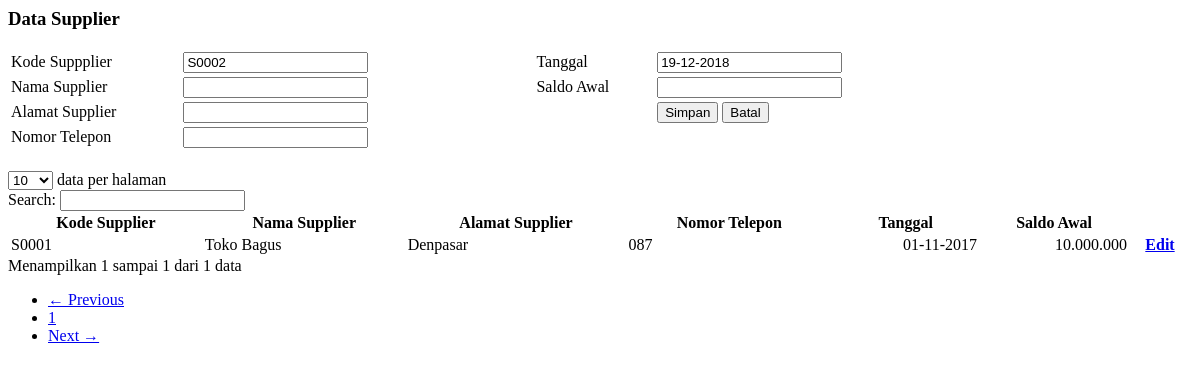
/pages/data_supplier.php, run on an earlier commit of the app's database.
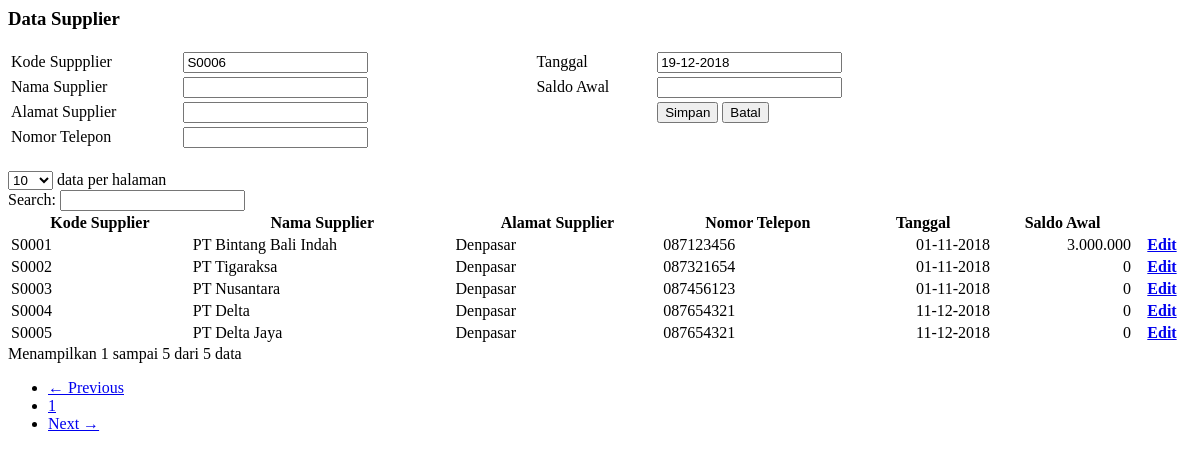
And on a later commit of the database.
### tables this page shows
CREATE TABLE `tabel_supplier` (
  `id_supplier` int(11) NOT NULL AUTO_INCREMENT,
  `kode_supplier` varchar(5) DEFAULT NULL,
  `nama_supplier` varchar(200) DEFAULT NULL,
  `alamat_supplier` text,
  `telepon_supplier` varchar(15) DEFAULT NULL,
  `tanggal` varchar(10) DEFAULT NULL,
  `saldo_awal` double DEFAULT NULL,
  PRIMARY KEY (`id_supplier`)
);

### pages/data_supplier.php (the view, shortened to what this page needs)
<?php
require "koneksi.php";
$querykode=mysqli_query($con,"select * from tabel_supplier order by id_supplier desc limit 1");
$datakode=mysqli_fetch_array($querykode);
if (mysqli_num_rows($querykode) > 0)
{
	$kodemak=(int) substr($datakode[kode_supplier], 2, 4);
	$kodemak++;
	$kodesp = S . sprintf("%04s", $kodemak);
}
else
{
	$kodesp = "S0001";
}
if ($_GET[id])
{
	$cekdata=mysqli_query($con,"select * from tabel_supplier where id_supplier='$_GET[id]'");
	$dataada=mysqli_fetch_array($cekdata);
	$kdsp = $dataada[kode_supplier];
	$cekdataj=mysqli_query($con,"select * from tabel_jurnal where referensi='$kdsp' and keterangan='Saldo Awal'");
	$dataadaj=mysqli_fetch_array($cekdataj);
	$kdspj = $dataadaj[id_jurnal];
	$tgl=date("d-m-Y", strtotime($dataada[tanggal]));
}
else {
	$kdsp=$kodesp;
	$tgl=date("d-m-Y");
}
?>
<link href="dist/css/jquery-ui.css" rel="stylesheet" type="text/css" />
<div class="box" style="min-height: 450px;">
    <div class="box-header">
      <h3 class="box-title">Data Supplier</h3>
    </div>
    <div class="box-body">
		<form id="simpanvac" name="simpanvac" method="post" action="?page=data_supplier" data-toggle="validator" role="form">
		<table width="80%" border="0">
		  <tr>
		    <td>Kode Suppplier</td>
		    <td><input type="text" name="kdsp" id="kdsp" value="<?php echo $kdsp;?>" readonly="readonly" class="form-control" /></td>
			<td width="50"></td>
		    <td>Tanggal</td>
		    <td>
				<input type="text" name="tglsp" id="tglsp" value="<?php echo $tgl;?>" class="form-control" required />
			</td>
		  </tr>
		  <tr>
		    <td>Nama Supplier</td>
		    <td><input type="text" name="nmsp" id="nmsp" value="<?php echo $dataada[nama_supplier];?>" class="form-control" required  /></td>
			<td></td>
		    <td>Saldo Awal</td>
		    <td>
				<input type="text" name="sasp" id="sasp" class="form-control" value="<?php echo $dataada[saldo_awal];?>" onkeydown="return numbersonly(this, event);" onkeyup="javascript:tandaPemisahTitik(this);" onkeypress="javascript:tandaPemisahTitik(this);"  /></td>
		  </tr>
		  <tr>
		    <td>Alamat Supplier</td>
		    <td><input type="text" name="almsp" id="almsp" class="form-control" value="<?php echo $dataada[alamat_supplier];?>" class="form-control" /></td>
		    <td></td>
			<td>&nbsp;</td>
		    <td>
		    	<input type="submit" name="simpan" class="btn btn-sm btn-primary" value="Simpan">
			    <a href="?page=data_supplier"><input type="button" name="batal" class="btn btn-sm btn-primary" value="Batal"></a>
		  </tr>
		  <tr>
		    <td>Nomor Telepon</td>
		    <td><input type="text" name="telpsp" id="telpsp" class="form-control" value="<?php echo $dataada[telepon_supplier];?>" class="form-control" required   /></td>
		    <td></td>
			<td>&nbsp;</td>
		    <td>&nbsp;</td>
		  </tr>
		</table>
	</form>
		<div style="margin-top: 20px;">
		<table width="100%" class="table table-bordered" id="tabel">
		<thead>
		  <tr>
		    <th>Kode Supplier</th>
		    <th>Nama Supplier</th>
			<th>Alamat Supplier</th>
			<th>Nomor Telepon</th>
			<th>Tanggal</th>
		    <th>Saldo Awal</th>
			<th></th>
		  </tr>
		</thead>
		<tbody>
			<?php
			$query=mysqli_query($con,"select * from tabel_supplier order by kode_supplier asc");
		  while($q=mysqli_fetch_array($query)){
		  ?>
		  <tr>
		    <td><?php echo $q['kode_supplier']?></td>
		    <td><?php echo $q['nama_supplier']?></td>
			<td><?php echo $q['alamat_supplier']?></td>
			<td><?php echo $q['telepon_supplier']?></td>
		   <td align="right" ><?php echo date('d-m-Y',strtotime($q['tanggal'])) ; ?></td>
		    <td align="right"><?php echo number_format($q['saldo_awal'],0,',','.')?></td>
		   <th>
		   	<a class="btn btn-sm btn-success" href="?page=data_supplier&id=<?php echo $q[id_supplier];?>">Edit</a>
		   </th>
		  </tr>
		  <?php
		  }
		  ?>
		</tbody>
		</table>
	</div></div>
</div>

What changed in the data, as far as the page shows it:
removed tabel_supplier: kode_supplier "S0001", nama_supplier "Toko Bagus", alamat_supplier "Denpasar", telepon_supplier "087", tanggal "01-11-2017", saldo_awal "10.000.000"
added tabel_supplier: kode_supplier "S0001", nama_supplier "PT Bintang Bali Indah", alamat_supplier "Denpasar", telepon_supplier "087123456", tanggal "01-11-2018", saldo_awal "3.000.000"
added tabel_supplier: kode_supplier "S0002", nama_supplier "PT Tigaraksa", alamat_supplier "Denpasar", telepon_supplier "087321654", tanggal "01-11-2018", saldo_awal "0"
added tabel_supplier: kode_supplier "S0003", nama_supplier "PT Nusantara", alamat_supplier "Denpasar", telepon_supplier "087456123", tanggal "01-11-2018", saldo_awal "0"
added tabel_supplier: kode_supplier "S0004", nama_supplier "PT Delta", alamat_supplier "Denpasar", telepon_supplier "087654321", tanggal "11-12-2018", saldo_awal "0"
added tabel_supplier: kode_supplier "S0005", nama_supplier "PT Delta Jaya", alamat_supplier "Denpasar", telepon_supplier "087654321", tanggal "11-12-2018", saldo_awal "0"
Also different on the page:
form field kdsp: "S0002" → "S0006"
text written by a page script: "data per halaman Search: Menampilkan 1 sampai 1 dari 1 data ← Previous 1 Next →" → "data per halaman Search: Menampilkan 1 sampai 5 dari 5 data ← Previous 1 Next →"
